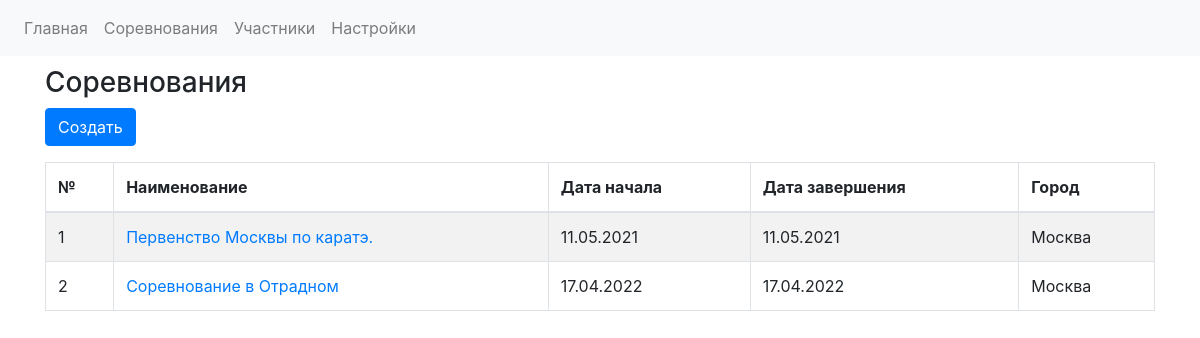
The page /competitions on the database as committed earlier.
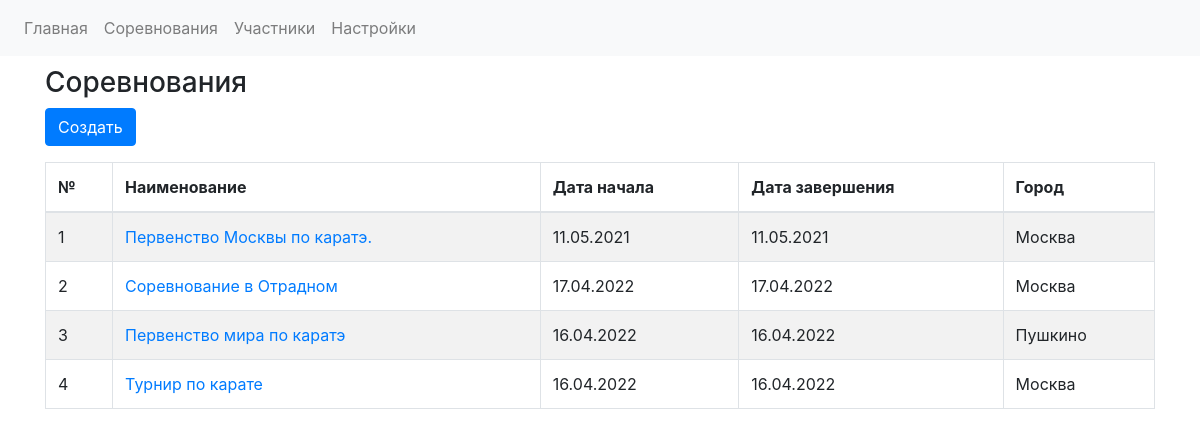
The same page on the database as committed later.
### app.py (models this page shows)
class CompetitionsDB(db.Model):
    competition_id = db.Column(db.Integer, primary_key=True)
    competition_name = db.Column(db.String)
    competition_date_start = db.Column(db.Date, default=datetime.utcnow)
    competition_date_finish = db.Column(db.Date, default=datetime.utcnow)
    competition_city = db.Column(db.String)
    competition_fights = db.relationship('FightsDB', backref='competition', lazy='dynamic')
    registrations = db.relationship('RegistrationDB', backref='competition')

### app.py (the view)
@app.route('/competitions')
def competitions():
    competitions_data = CompetitionsDB.query.all()
    return render_template('competitions.html', competitions_data = competitions_data)

### templates/competitions.html (shortened to what this page needs)
{% extends "base.html" %}
{% block head %}
<link rel="stylesheet" type="text/css" href="https://cdnjs.cloudflare.com/ajax/libs/twitter-bootstrap/4.5.2/css/bootstrap.css">
<link rel="stylesheet" type="text/css" href="https://cdn.datatables.net/1.10.24/css/dataTables.bootstrap4.min.css">
{% endblock %}
{% block content %}
<div class="container" style="margin-top: 10px">
<h3>Соревнования</h3>
<a href="{{url_for('competition_create_new')}}"><button type="button" class="btn btn-primary">Создать</button></a>
<table id="competitions_table" class="table table-striped table-bordered" style="width:100%">
        <thead>
            <tr>
                <th>№</th>
                <th>Наименование</th>
                <th>Дата начала</th>
                <th>Дата завершения</th>
                <th>Город</th>
            </tr>
        </thead>
        <tbody>
        {% for competition_row in competitions_data %}
            <tr>
                <td>{{ competition_row.competition_id }}</td>
                <td>
                    <a href="{{url_for('competition_view', competition_id = competition_row.competition_id)}}">
                          {{ competition_row.competition_name }}
                    </a>
                </td>
                <td>{{ competition_row.competition_date_start.strftime('%d.%m.%Y') }}</td>
                <td>{{ competition_row.competition_date_finish.strftime('%d.%m.%Y')}}</td>
                <td>{{ competition_row.competition_city}}</td>
            </tr>
        {% endfor %}
    </table>
</div>
{% endblock %}

Rows that differ between the two databases and show on the page:
added CompetitionsDB: competition_id "3", competition_name "Первенство мира по каратэ", competition_date_start "16.04.2022", competition_date_finish "16.04.2022", competition_city "Пушкино"
added CompetitionsDB: competition_id "4", competition_name "Турнир по карате", competition_date_start "16.04.2022", competition_date_finish "16.04.2022", competition_city "Москва"
